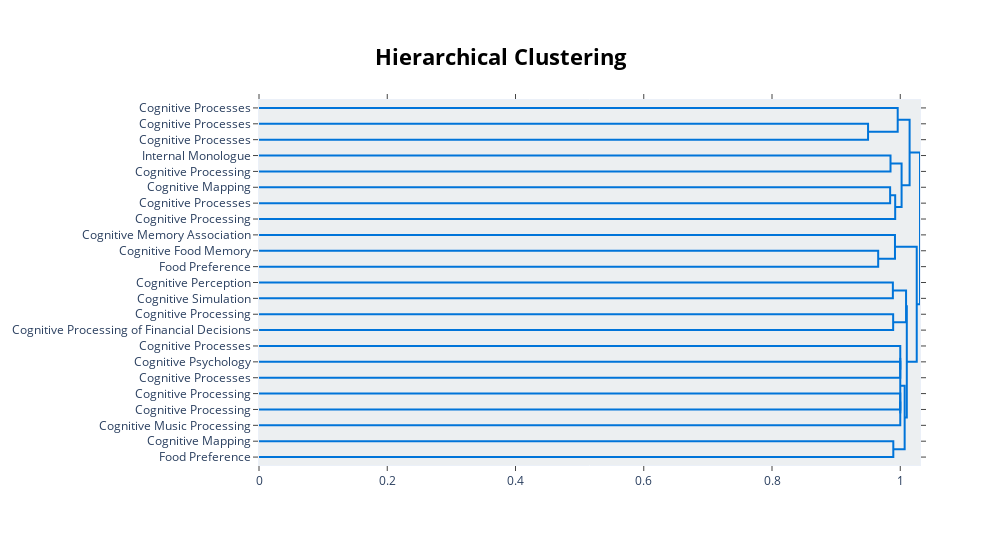

Notebook code cell kept with this figure:
### Code cell
hierarchy_vis = topic_model.visualize_hierarchy(custom_labels=True, color_threshold=.8)
hierarchy_vis

### Figure 1 — Plotly figure (JSON) as saved in the notebook; plotly's stock layout.template omitted (floating-point values rounded to 4 significant figures)
{"data": [{"hoverinfo": "text", "marker": {"color": "rgb(0,116,217)"}, "mode": "lines", "type": "scatter", "x": [0.0, 0.9498, 0.9498, 0.0], "xaxis": "x", "y": [-15.0, -15.0, -25.0, -25.0], "yaxis": "y"}, {"hoverinfo": "text", "marker": {"color": "rgb(0,116,217)"}, "mode": "lines", "type": "scatter", "x": [0.0, 0.996, 0.996, 0.9498], "xaxis": "x", "y": [-5.0, -5.0, -20.0, -20.0], "yaxis": "y"}, {"hoverinfo": "text", "marker": {"color": "rgb(0,116,217)"}, "mode": "lines", "type": "scatter", "x": [0.0, 0.9848, 0.9848, 0.0], "xaxis": "x", "y": [-35.0, -35.0, -45.0, -45.0], "yaxis": "y"}, {"hoverinfo": "text", "marker": {"color": "rgb(0,116,217)"}, "mode": "lines", "type": "scatter", "x": [0.0, 0.9842, 0.9842, 0.0], "xaxis": "x", "y": [-55.0, -55.0, -65.0, -65.0], "yaxis": "y"}, {"hoverinfo": "text", "marker": {"color": "rgb(0,116,217)"}, "mode": "lines", "type": "scatter", "x": [0.9842, 0.9921, 0.9921, 0.0], "xaxis": "x", "y": [-60.0, -60.0, -75.0, -75.0], "yaxis": "y"}, {"hoverinfo": "text", "marker": {"color": "rgb(0,116,217)"}, "mode": "lines", "type": "scatter", "x": [0.9848, 1.002, 1.002, 0.9921], "xaxis": "x", "y": [-40.0, -40.0, -67.5, -67.5], "yaxis": "y"}, {"hoverinfo": "text", "marker": {"color": "rgb(0,116,217)"}, "mode": "lines", "type": "scatter", "x": [0.996, 1.015, 1.015, 1.002], "xaxis": "x", "y": [-12.5, -12.5, -53.75, -53.75], "yaxis": "y"}, {"hoverinfo": "text", "marker": {"color": "rgb(0,116,217)"}, "mode": "lines", "type": "scatter", "x": [0.0, 0.9656, 0.9656, 0.0], "xaxis": "x", "y": [-95.0, -95.0, -105.0, -105.0], "yaxis": "y"}, {"hoverinfo": "text", "marker": {"color": "rgb(0,116,217)"}, "mode": "lines", "type": "scatter", "x": [0.0, 0.9917, 0.9917, 0.9656], "xaxis": "x", "y": [-85.0, -85.0, -100.0, -100.0], "yaxis": "y"}, {"hoverinfo": "text", "marker": {"color": "rgb(0,116,217)"}, "mode": "lines", "type": "scatter", "x": [0.0, 0.9885, 0.9885, 0.0], "xaxis": "x", "y": [-115.0, -115.0, -125.0, -125.0], "yaxis": "y"}, {"hoverinfo": "text", "marker": {"color": "rgb(0,116,217)"}, "mode": "lines", "type": "scatter", "x": [0.0, 0.9889, 0.9889, 0.0], "xaxis": "x", "y": [-135.0, -135.0, -145.0, -145.0], "yaxis": "y"}, {"hoverinfo": "text", "marker": {"color": "rgb(0,116,217)"}, "mode": "lines", "type": "scatter", "x": [0.9885, 1.009, 1.009, 0.9889], "xaxis": "x", "y": [-120.0, -120.0, -140.0, -140.0], "yaxis": "y"}, {"hoverinfo": "text", "marker": {"color": "rgb(0,116,217)"}, "mode": "lines", "type": "scatter", "x": [0.0, 1.0, 1.0, 0.0], "xaxis": "x", "y": [-165.0, -165.0, -175.0, -175.0], "yaxis": "y"}, {"hoverinfo": "text", "marker": {"color": "rgb(0,116,217)"}, "mode": "lines", "type": "scatter", "x": [0.0, 1.0, 1.0, 1.0], "xaxis": "x", "y": [-155.0, -155.0, -170.0, -170.0], "yaxis": "y"}, {"hoverinfo": "text", "marker": {"color": "rgb(0,116,217)"}, "mode": "lines", "type": "scatter", "x": [0.0, 1.0, 1.0, 0.0], "xaxis": "x", "y": [-185.0, -185.0, -195.0, -195.0], "yaxis": "y"}, {"hoverinfo": "text", "marker": {"color": "rgb(0,116,217)"}, "mode": "lines", "type": "scatter", "x": [1.0, 1.0, 1.0, 0.0], "xaxis": "x", "y": [-190.0, -190.0, -205.0, -205.0], "yaxis": "y"}, {"hoverinfo": "text", "marker": {"color": "rgb(0,116,217)"}, "mode": "lines", "type": "scatter", "x": [1.0, 1.0, 1.0, 1.0], "xaxis": "x", "y": [-162.5, -162.5, -197.5, -197.5], "yaxis": "y"}, {"hoverinfo": "text", "marker": {"color": "rgb(0,116,217)"}, "mode": "lines", "type": "scatter", "x": [0.0, 0.9892, 0.9892, 0.0], "xaxis": "x", "y": [-215.0, -215.0, -225.0, -225.0], "yaxis": "y"}, {"hoverinfo": "text", "marker": {"color": "rgb(0,116,217)"}, "mode": "lines", "type": "scatter", "x": [1.0, 1.007, 1.007, 0.9892], "xaxis": "x", "y": [-180.0, -180.0, -220.0, -220.0], "yaxis": "y"}, {"hoverinfo": "text", "marker": {"color": "rgb(0,116,217)"}, "mode": "lines", "type": "scatter", "x": [1.009, 1.01, 1.01, 1.007], "xaxis": "x", "y": [-130.0, -130.0, -200.0, -200.0], "yaxis": "y"}, {"hoverinfo": "text", "marker": {"color": "rgb(0,116,217)"}, "mode": "lines", "type": "scatter", "x": [0.9917, 1.026, 1.026, 1.01], "xaxis": "x", "y": [-92.5, -92.5, -165.0, -165.0], "yaxis": "y"}, {"hoverinfo": "text", "marker": {"color": "rgb(0,116,217)"}, "mode": "lines", "type": "scatter", "x": [1.015, 1.031, 1.031, 1.026], "xaxis": "x", "y": [-33.12, -33.12, -128.8, -128.8], "yaxis": "y"}], "layout": {"autosize": false, "height": 545, "hoverlabel": {"bgcolor": "white", "font": {"family": "Rockwell", "size": 16}}, "hovermode": "closest", "plot_bgcolor": "#ECEFF1", "showlegend": false, "title": {"font": {"color": "Black", "size": 22}, "text": "<b>Hierarchical Clustering</b>", "x": 0.5, "xanchor": "center", "yanchor": "top"}, "width": 1000, "xaxis": {"mirror": "allticks", "rangemode": "tozero", "showgrid": false, "showline": true, "showticklabels": true, "ticks": "outside", "type": "linear", "zeroline": false}, "yaxis": {"mirror": "allticks", "range": [-230, 0], "rangemode": "tozero", "showgrid": false, "showline": true, "showticklabels": true, "tickmode": "array", "ticks": "outside", "ticktext": ["Cognitive Processes", "Cognitive Processes", "Cognitive Processes", "Internal Monologue", "Cognitive Processing", "Cognitive Mapping", "Cognitive Processes", "Cognitive Processing", "Cognitive Memory Association", "Cognitive Food Memory", "Food Preference", "Cognitive Perception", "Cognitive Simulation", "Cognitive Processing", "Cognitive Processing of Financial Decisions", "Cognitive Processes", "Cognitive Psychology", "Cognitive Processes", "Cognitive Processing", "Cognitive Processing", "Cognitive Music Processing", "Cognitive Mapping", "Food Preference"], "tickvals": [-5, -15, -25, -35, -45, -55, -65, -75, -85, -95, -105, -115, -125, -135, -145, -155, -165, -175, -185, -195, -205, -215, -225], "type": "linear", "zeroline": false}}}
